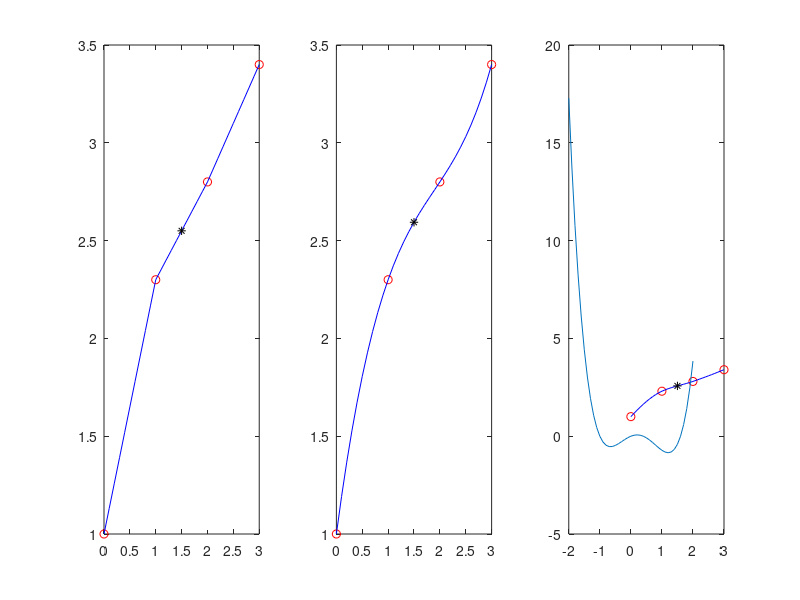

The MATLAB source for this figure:
%% problem 1
clear; close all; clc;
f1 = [3 15 0 -10 -3 15 -40];
f2 = [3 0 -2 -6];
%(1)
f1val = polyval(f1, 0.5)
f2val = polyval(f2, 0.5)

%(2)
f3 = conv(f1, f2);
f3val = polyval(f3, 0.5)
comparison = f3val - f1val*f2val

%(3) ..?
[q, r] = deconv(f1, f2);

%(4)
[n, d] = polyder(f1, f2); % --> derivatice n/d of quotient of two polynomials f1/f2
% there exist functions named n, d
der_val = polyval(n, 1)/polyval(d, 1)

%(5)

%% problem 2
clear; close all; clc;
x = [0, 1, 2, 3];
y = [1, 2.3, 2.8, 3.4];
xi = 0:0.1:3;

%(1)
p2 = polyfit(x, y, 2)

a = p2(1);
b = p2(2);
c = p2(3);

xf = polyval(p2, 1.5)

%(2)
ylin = interp1(x, y, xi, 'linear');
ysp = interp1(x, y, xi, 'spline');
ypch = interp1(x, y, xi, 'pchip');

ylin_val = interp1(x, y, 1.5, 'linear');
ysp_val = interp1(x, y, 1.5, 'spline');
ypch_val = interp1(x, y, 1.5, 'pchip');

subplot(1, 3, 1);
plot(x, y, 'ro', xi, ylin, 'b', 1.5, ylin_val, 'k*');
hold on;

subplot(1, 3, 2);
plot(x, y, 'ro', xi, ysp, 'b', 1.5, ysp_val, 'k*');
hold on;

subplot(1, 3, 3);
plot(x, y, 'ro', xi, ypch, 'b', 1.5, ypch_val, 'k*');
hold on;

disp("values are")
disp(ylin_val);
disp(ysp_val);
disp(ypch_val);

%% Problem 3

m = 1000;
k = 5*10^6;
alp = k/(4*m*pi^2);

p1 = [-1 0 alp];
p2 = [-1 0 2*alp];
p3 = [alp^2 0 -2*alp^3];
p4 = conv(p2, p2) + [0 0 0 0 -alp^2];
p5 = conv(p1, p4);

p6 = p5 + [0 0 0 0 p3]

p6_roots = roots(p6)

%% Problem 4

a0 = [1 0];
a1 = [1 1.0];
a2 = conv(a0, a1);
a3 = [1 -0.4];
a4 = conv(a2, a3);
a5 = [1 -1.6];
a6 = conv(a4, a5)

x = -2:0.1:2;
y = polyval(a6, x);
plot(x, y);